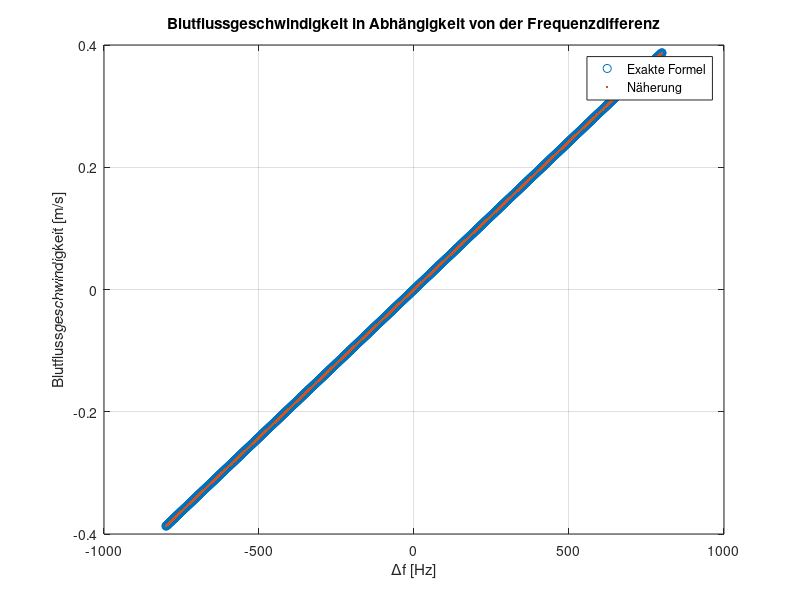
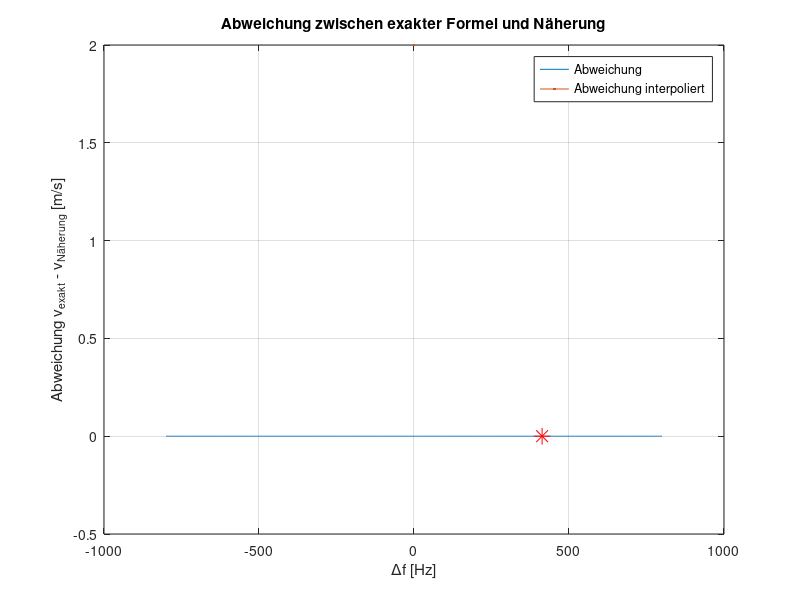
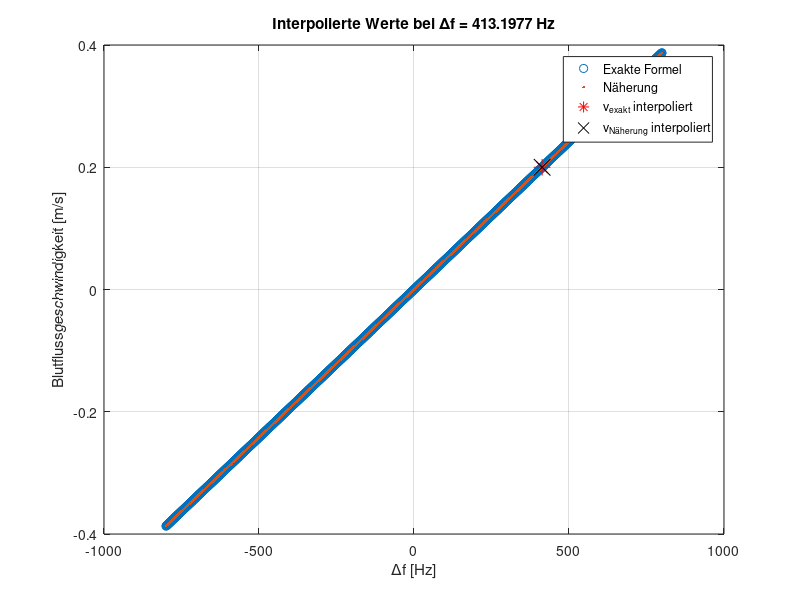

The MATLAB script that drew these images, in order:
% Autor: Clemens Loher
% Date: 03.11.2026
% ----------------------------------------------------------------------
% MATLAB Version: 25.2.0.2998904 (R2025b)
% MATLAB License Number: 40641888
% Operating System: Microsoft Windows 11 Home Version 10.0 (Build 26300)
% Java Version: Java is not enabled
% ----------------------------------------------------------------------
% MATLAB                                                Version 25.2        (R2025b)
% Simulink                                              Version 25.2        (R2025b)
% Signal Processing Toolbox                             Version 25.2        (R2025b)
% 
% Betriebsystemname	Microsoft Windows 11 Home
% Version	10.0.26300 Build 26300
% Weitere Betriebsystembeschreibung 	Nicht verfügbar
% Betriebsystemhersteller	Microsoft Corporation
% Systemname	CLAPTOP
% Systemhersteller	Acer
% Systemmodell	Swift SF14-11
% Systemtyp	ARM64-based PC
% System-SKU	0000000000000000
% Prozessor	Snapdragon(R) X Plus - X1P64100 - Qualcomm(R) Oryon(TM) CPU, 3417 MHz, 10 Kern(e), 10 logische(r) Prozessor(en)
% BIOS-Version/-Datum	Insyde Corp. V1.24, 12.05.2025
% SMBIOS-Version	3.6
% Version des eingebetteten Controllers	1.21
% BIOS-Modus	UEFI
% BaseBoard-Hersteller	SX1
% BaseBoard-Produkt	Bluetang_SX1
% BaseBoard-Version	V1.24
% Plattformrolle	Mobil
% Sicherer Startzustand	Ein
% PCR7-Konfiguration	Erweiterung zum Anzeigen erforderlich
% Windows-Verzeichnis	C:\Windows
% Systemverzeichnis	C:\Windows\system32
% Startgerät	\Device\HarddiskVolume1
% Gebietsschema	Deutschland
% Hardwareabstraktionsebene	Version = "10.0.26100.1"
% Benutzername	Claptop\cleme
% Zeitzone	Mitteleuropäische Zeit
% Installierter physischer Speicher (RAM)	16,0 GB
% Gesamter physischer Speicher	15,6 GB
% Verfügbarer physischer Speicher	2,34 GB
% Gesamter virtueller Speicher	55,0 GB
% Verfügbarer virtueller Speicher	31,8 GB
% Größe der Auslagerungsdatei	39,4 GB
% Auslagerungsdatei	C:\pagefile.sys
% Kernel-DMA-Schutz	Ein
% Virtualisierungsbasierte Sicherheit	Wird ausgeführt...
% Virtualisierungsbasierte Sicherheit – erforderliche Sicherheitseigenschaften	Allgemeine Virtualisierungsunterstützung
% Virtualisierungsbasierte Sicherheit – verfügbare Sicherheitseigenschaften	Allgemeine Virtualisierungsunterstützung, Sicherer Start, DMA-Schutz, UEFI-Code Readonly, Modusbasierte Ausführungssteuerung
% Virtualisierungsbasierte Sicherheit – konfigurierte Dienste	Durch Hypervisor erzwungene Codeintegrität, Sicherer Start
% Virtualisierungsbasierte Sicherheit – ausgeführte Dienste	Durch Hypervisor erzwungene Codeintegrität, Sicherer Start
% App Control for Business-Richtlinie	Erzwungen
% App Control for Business-Benutzermodusrichtlinie	Aus
% Sicherheitsfeatures aktiviert	Absenderadressensignierung (Kernelmodus)
% Unterstützung für automatische Geräteverschlüsselung	Erweiterung zum Anzeigen erforderlich
% Es wurde ein Hypervisor erkannt. Features, die für Hyper-V erforderlich sind, werden nicht angezeigt.	


%% Programmieren der Temperaturkennlinie von PTC und NTC Thermistoren

clc
clear
close all

% Parameter
fs       = 2e6;               % Sendefrequenz in Hz
cBlut    = 1483;              % Schallgeschwindigkeit im Blut in m/s
alpha    = 40;                % Einschallwinkel in Grad
alpharad = deg2rad(alpha);    % Umrechnung in rad
deltaf   = -800:1:800;        % Frequenzdifferenz fs - fe in Hz

% lutflussgeschwindigkeit berechnen
% v > 0: Blut fließt auf den Schallkopf zu
vBlut_exakt     = deltaf * cBlut ./ (cos(alpharad) * (2*fs - deltaf));  % exakte Formel
vBlut_naeherung = deltaf * cBlut  / (cos(alpharad) * 2*fs);             % Näherungsformel

% Grafische Darstellung
figure(1)
plot(deltaf, vBlut_exakt, 'o')
hold on
plot(deltaf, vBlut_naeherung, '.')
hold off
grid on
xlabel('\Deltaf [Hz]')
ylabel('Blutflussgeschwindigkeit [m/s]')
legend('Exakte Formel', 'Näherung', 'Location', 'best')
title('Blutflussgeschwindigkeit in Abhängigkeit von der Frequenzdifferenz')

% Abweichung zwischen exaktem Wert und Näherung
abweichung     = vBlut_naeherung - vBlut_exakt;          % absolut in m/s
abweichung_rel = abweichung ./ vBlut_exakt * 100;        % relativ in % (bei deltaf = 0: NaN)

% Abweichung grafisch darstellen
figure(2)
plot(deltaf, abweichung, LineWidth=2)
grid on
xlabel('\Deltaf [Hz]')
ylabel('Abweichung v_{exakt} - v_{Näherung} [m/s]')
title('Abweichung zwischen exakter Formel und Näherung')

% Werte bei deltaf = 413.1977 Hz mittels interp1
df_gesucht      = 413.1977;                                    % gegebene Frequenzdifferenz in Hz
v_exakt_gesucht = interp1(deltaf, vBlut_exakt, df_gesucht);     % exakter Wert
v_naeh_gesucht  = interp1(deltaf, vBlut_naeherung, df_gesucht); % Näherungswert
abw_gesucht     = interp1(deltaf, abweichung, df_gesucht);      % Abweichung

fprintf('Bei Deltaf = %.4f Hz:\n', df_gesucht);
fprintf('  exakte Geschwindigkeit:  %.6f m/s\n', v_exakt_gesucht);
fprintf('  Näherung:                %.6f m/s\n', v_naeh_gesucht);
fprintf('  Abweichung:              %.2e m/s\n', abw_gesucht);

% interpolierte Abweichung in Figure 2 eintragen
figure(2)
hold on
plot(df_gesucht, abw_gesucht, 'r*', 'MarkerSize', 12)
hold off
legend('Abweichung', 'Abweichung interpoliert', 'Location', 'best')

% interpolierte Geschwindigkeiten in Figure 3
figure(3)
plot(deltaf, vBlut_exakt, 'o')
hold on
plot(deltaf, vBlut_naeherung, '.')
plot(df_gesucht, v_exakt_gesucht, 'r*', 'MarkerSize', 12)
plot(df_gesucht, v_naeh_gesucht,  'kx', 'MarkerSize', 12)
hold off
grid on
xlabel('\Deltaf [Hz]')
ylabel('Blutflussgeschwindigkeit [m/s]')
legend('Exakte Formel', 'Näherung', 'v_{exakt} interpoliert', 'v_{Näherung} interpoliert', 'Location', 'best')
title('Interpolierte Werte bei \Deltaf = 413.1977 Hz')
